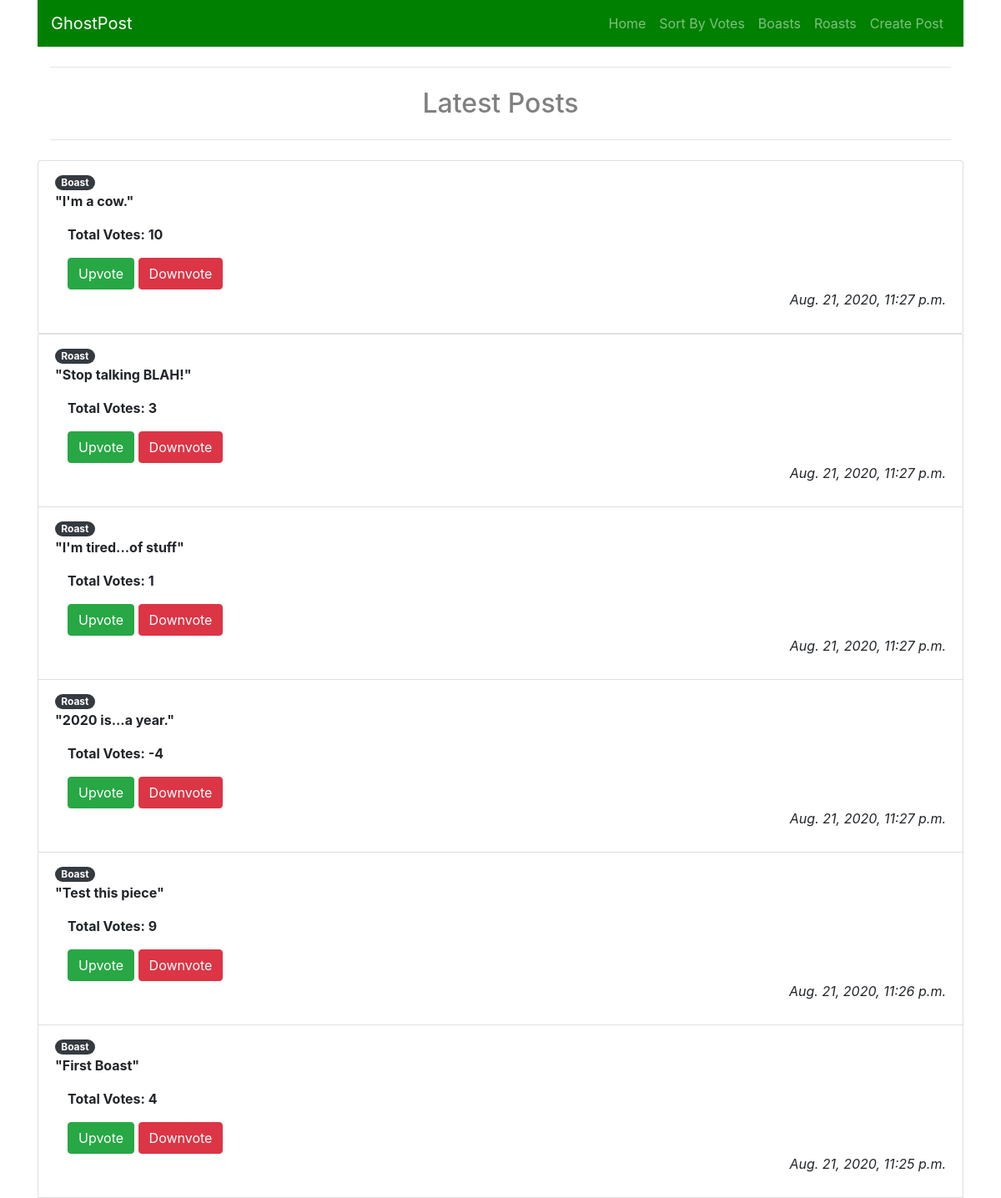
The page / on the database its author committed.
### ghostapp/models.py (models this page shows, shortened)
class GhostPost(models.Model):
    is_boast = models.BooleanField(default=True)
    post = models.CharField(max_length=280)
    upvote = models.IntegerField(default=0)
    downvote = models.IntegerField(default=0)
    time_submitted = models.DateTimeField(default=timezone.now)
    sec_key = models.CharField(max_length=6)
    def total_score(self):
        return self.upvote - self.downvote

### ghostapp/views.py (the view)
# urls.py: path('', v.index, name="homepage"),
def index(request):
    posts_list = GhostPost.objects.all().order_by("-time_submitted")
    return render(request, 'index.html', {'posts': posts_list})

### templates/index.html (shortened to what this page needs)
{% extends 'base.html' %} {% block content %}
<div class="container">
  <hr class="my-4" />
  <h2 style="text-align: center; color: grey;">Latest Posts</h2>
  <hr class="my-4" />
</div>
<div class="list-group">
  <ul class="list-group">
    {% for post in posts %}
    <li class="list-group-item">
        {% if post.is_boast %}
        <span class="badge badge-pill badge-dark">Boast</span>
        {% else %}
        <span class="badge badge-pill badge-dark">Roast</span>
        {% endif %}
        <p style="font-weight: bold; align-items: end;">"{{ post.post }}"</p>
        <div class="container">
          <p style="font-weight: bold">Total Votes: {{ post.total_score }}</p>
          <a href='/upvote/{{ post.id }}'><button type="button" class="btn btn-success">Upvote</button></a>
          <a href='/downvote/{{ post.id }}'><button type="button" class="btn btn-danger">Downvote</button></a>
        </div>
        <p style="font-style: italic; text-align: right">{{ post.time_submitted }}</div>
    </li>
    {% endfor %}
{% endblock %}

### templates/base.html (shortened to what this page needs)
<!DOCTYPE html>
<html lang="en">
  <head>
    <link
      rel="stylesheet"
      href="https://stackpath.bootstrapcdn.com/bootstrap/4.5.2/css/bootstrap.min.css"
    />
  </head>
  <body>
    <div class="container">
      <nav class="navbar navbar-expand-lg navbar-dark" style="background-color: green">
        <a class="navbar-brand" href="/">GhostPost</a>
        <div class="collapse navbar-collapse justify-content-end" id="navbarNavAltMarkup">
          <div class="navbar-nav">
            <a class="nav-link" href="/">Home</a>
            <a class="nav-link" href="/votes/">Sort By Votes</a>
            <a class="nav-link" href="/boasts/">Boasts</a>
            <a class="nav-link" href="/roasts/">Roasts</a>
            <a class="nav-link" href="/add-post/">Create Post</a>
          </div>
        </div>
      </nav>
    </div>
    <main class="container">
      {% block content %} {% endblock %}
    </main>
  </body>
</html>

### rows shown on the page
GhostPost: is_boast "Boast", post "I'm a cow.", total_score "10", time_submitted "Aug. 21, 2020, 11:27 p.m."
GhostPost: is_boast "Roast", post "Stop talking BLAH!", total_score "3", time_submitted "Aug. 21, 2020, 11:27 p.m."
GhostPost: is_boast "Roast", post "I'm tired...of stuff", total_score "1", time_submitted "Aug. 21, 2020, 11:27 p.m."
GhostPost: is_boast "Roast", post "2020 is...a year.", total_score "-4", time_submitted "Aug. 21, 2020, 11:27 p.m."
GhostPost: is_boast "Boast", post "Test this piece", total_score "9", time_submitted "Aug. 21, 2020, 11:26 p.m."
GhostPost: is_boast "Boast", post "First Boast", total_score "4", time_submitted "Aug. 21, 2020, 11:25 p.m."
